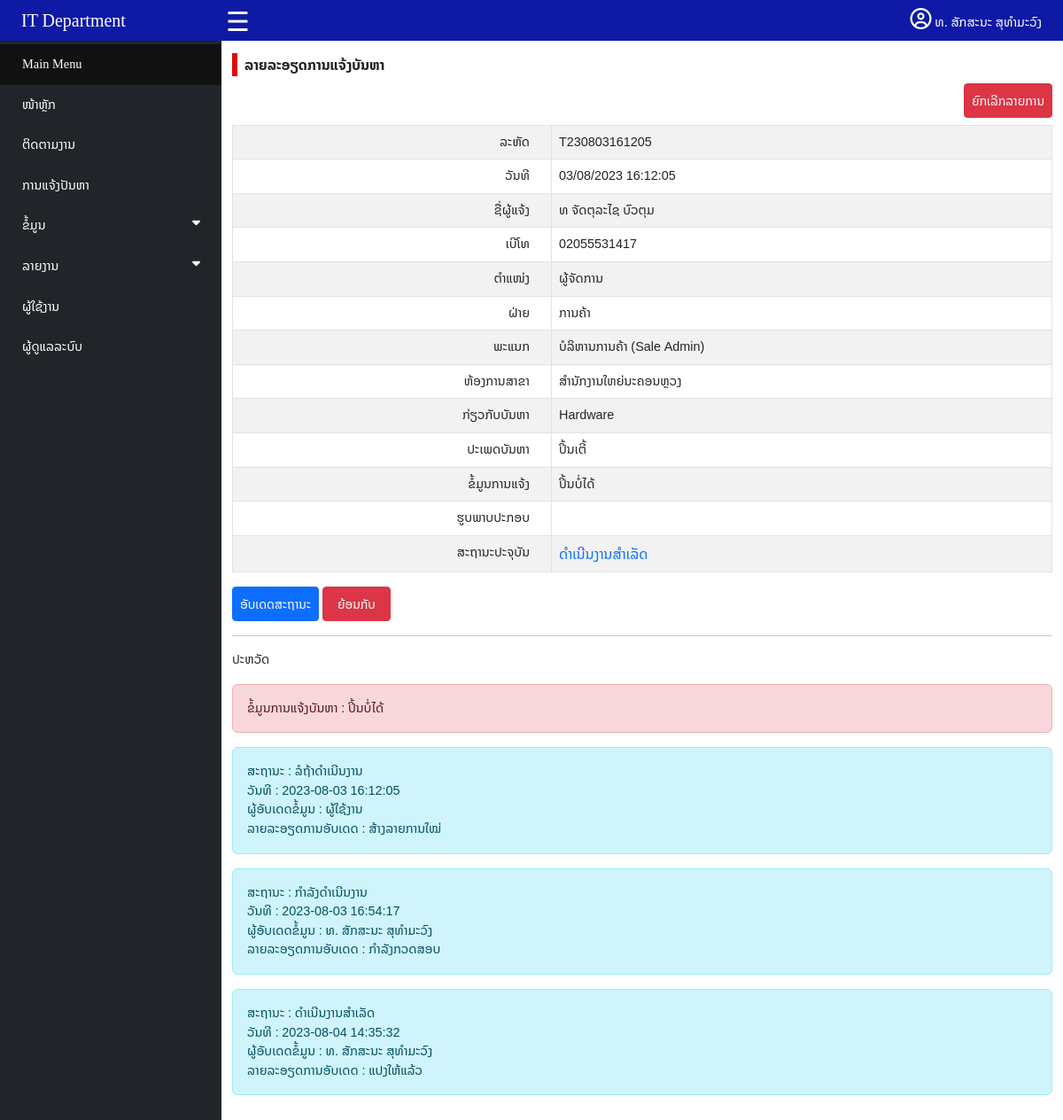
The page /helpdeskmanage.php?id=T230803161205 (signed in) on the database its author committed.
### tables this page shows
CREATE TABLE `tbticket` (
  `ticketid` varchar(20) NOT NULL,
  `ticketdate` datetime NOT NULL,
  `userid` int(11) NOT NULL,
  `ticketinfo` varchar(50) NOT NULL,
  `tickettype` varchar(50) NOT NULL,
  `detail` text NOT NULL,
  `img` text NOT NULL,
  `sttid` varchar(5) NOT NULL
);

CREATE TABLE `tbuser` (
  `userid` int(11) NOT NULL,
  `fullname` varchar(100) NOT NULL,
  `tel` varchar(15) NOT NULL,
  `position` varchar(80) NOT NULL,
  `partid` varchar(5) NOT NULL,
  `deid` varchar(5) NOT NULL,
  `officeid` varchar(10) NOT NULL,
  `status` varchar(10) NOT NULL,
  `username` varchar(50) NOT NULL,
  `password` varchar(20) NOT NULL
);

CREATE TABLE `tbpart` (
  `partid` varchar(5) NOT NULL,
  `partname` varchar(50) NOT NULL
);

CREATE TABLE `tbdepartment` (
  `deid` varchar(5) NOT NULL,
  `dename` varchar(100) NOT NULL,
  `partid` varchar(5) NOT NULL
);

CREATE TABLE `tboffice` (
  `officeid` varchar(10) NOT NULL,
  `officename` varchar(50) NOT NULL,
  `province` varchar(50) NOT NULL
);

CREATE TABLE `tbstatus` (
  `sttid` varchar(5) NOT NULL,
  `sttname` varchar(50) NOT NULL
);

CREATE TABLE `tbupdateticket` (
  `upticketid` int(11) NOT NULL,
  `upticketdate` datetime NOT NULL,
  `sttid` varchar(5) NOT NULL,
  `upticketdetail` text NOT NULL,
  `ticketid` varchar(20) NOT NULL,
  `admin` varchar(100) NOT NULL
);

### helpdeskmanage.php (the view, shortened to what this page needs)
<?php
if (isset($_SESSION['adminid']) && isset($_SESSION['adminname']) && isset($_SESSION['username'])) {
    $id = $_GET['id'];
    require 'connect/connect.php';
    $sql = "SELECT tbticket.ticketid,tbticket.ticketdate,tbticket.userid,tbuser.fullname, tbuser.tel,tbuser.position,tbuser.partid,tbpart.partname,tbuser.deid,tbdepartment.dename,tbuser.officeid, tboffice.officename,tbticket.ticketinfo,tbticket.tickettype,tbticket.detail,tbticket.img,tbticket.sttid,tbstatus.sttname FROM tbticket LEFT JOIN tbuser ON tbticket.userid = tbuser.userid LEFT JOIN tbpart ON tbuser.partid = tbpart.partid LEFT JOIN tbdepartment on tbuser.deid = tbdepartment.deid LEFT JOIN tboffice ON tbuser.officeid = tboffice.officeid LEFT JOIN tbstatus ON tbticket.sttid = tbstatus.sttid WHERE tbticket.ticketid = '$id'";
    $result = mysqli_query($con, $sql);
    $row = mysqli_fetch_assoc($result);
    $newDate = date("d/m/Y H:i:s", strtotime($row["ticketdate"]));
    $id = $row['ticketid'];
    $sqlup = "SELECT tbupdateticket.upticketdate,tbstatus.sttname,tbupdateticket.admin,tbupdateticket.upticketdetail FROM tbupdateticket LEFT JOIN tbstatus ON tbupdateticket.sttid = tbstatus.sttid WHERE ticketid = '$id'";
    $resultup = mysqli_query($con, $sqlup);
?>
    <!DOCTYPE html>
    <html lang="en">
    <head>
        <link href="https://cdn.jsdelivr.net/npm/bootstrap@5.3.0/dist/css/bootstrap.min.css" rel="stylesheet">
        <link rel="stylesheet" href="https://cdnjs.cloudflare.com/ajax/libs/font-awesome/6.4.0/css/all.min.css" />
        <link rel="stylesheet" href="css/style.css">
        <link rel="stylesheet" href="css/nav.css">
    </head>
    <body>
        <?php require 'navadmin.php';
        ?>
        <div style="padding-top: 45px;">
            <?php require 'menu.php' ?>
            <div id="main" class="contents">
                <div class="container">
                    <div class="mt-3"><span class="px-2 fs-6" style="border-left:6px solid #da0b0b;font-weight:600;">ລາຍລະອຽດການແຈ້ງບັນຫາ</span></div>
                    <div class="text-end my-2">
                        <?php if ($row['sttid'] != 'S04') { ?>
                            <a onclick="checkcancle('<?php echo $id ?>')" class="btn btn-danger btn-sm p-2">ຍົກເລີກລາຍການ</a>
                        <?php } ?>
                    </div>
                    <div class="table-responsive-md">
                        <table class="table table-striped table-bordered">
                            <tbody>
                                <tr>
                                    <td class="text-end"><label class="me-3">ລະຫັດ</label></td>
                                    <td><?php echo $row["ticketid"]; ?></td>
                                </tr>
                                <tr>
                                    <td class="text-end"><label class="me-3">ວັນທີ</label></td>
                                    <td><?php echo $newDate; ?></td>
                                </tr>
                                <tr>
                                    <td class="text-end"><label class="me-3">ຊື່ຜູ້ແຈ້ງ</label></td>
                                    <td><?php echo $row["fullname"]; ?></td>
                                </tr>
                                <tr>
                                    <td class="text-end"><label class="me-3">ເບີໂທ</label></td>
                                    <td><?php echo $row["tel"]; ?></td>
                                </tr>
                                <tr>
                                    <td class="text-end"><label class="me-3">ຕຳແໜ່ງ</label></td>
                                    <td><?php echo $row["position"]; ?></td>
                                </tr>
                                <tr>
                                    <td class="text-end"><label class="me-3">ຝ່າຍ</label></td>
                                    <td><?php echo $row["partname"]; ?></td>
                                </tr>
                                <tr>
                                    <td class="text-end"><label class="me-3">ພະແນກ</label></td>
                                    <td><?php echo $row["dename"]; ?></td>
                                </tr>
                                <tr>
                                    <td class="text-end"><label class="me-3">ຫ້ອງການສາຂາ</label></td>
                                    <td><?php echo $row["officename"]; ?></td>
                                </tr>
                                <tr>
                                    <td class="text-end"><label class="me-3">ກ່ຽວກັບບັນຫາ</label></td>
                                    <td><?php echo $row["ticketinfo"]; ?></td>
                                </tr>
                                <tr>
                                    <td class="text-end"><label class="me-3">ປະເພດບັນຫາ</label></td>
                                    <td><?php echo $row["tickettype"]; ?></td>
                                </tr>
                                <tr>
                                    <td class="text-end"><label class="me-3">ຂໍ້ມູນການແຈ້ງ</label></td>
                                    <td><?php echo $row["detail"]; ?></td>
                                </tr>
                                <tr>
                                    <td class="text-end"><label class="me-3">ຮູບພາບປະກອບ</label></td>
                                    <td><?php echo $row["img"]; ?></td>
                                </tr>
                                <tr>
                                    <td class="text-end"><label class="me-3">ສະຖານະປະຈຸບັນ</label></td>
                                    <td class="text-primary fs-6"><?php echo $row["sttname"]; ?></td>
                                </tr>
                            </tbody>
                        </table>
                    </div>
                    <div class="mt-3">
                        <a class="btn btn-sm btn-primary p-2" data-bs-toggle="modal" data-bs-target="#myModal">ອັບເດດສະຖານະ</a>
                        <a onclick="history.back()" class="btn btn-sm btn-danger p-2 px-3">ຍ້ອນກັບ</a>
                    </div>
                    <hr>
                    <label>ປະຫວັດ</label>
                    <div class="alert alert-danger mt-3">ຂໍ້ມູນການແຈ້ງບັນຫາ : <?php echo $row["detail"]; ?></div>
                    <?php while ($rowup = mysqli_fetch_assoc($resultup)) { ?>
                        <div class="alert alert-info">
                            <div>ສະຖານະ : <?php echo $rowup["sttname"]; ?></div>
                            <div>ວັນທີ : <?php echo $rowup["upticketdate"]; ?></div>
                            <div>ຜູ້ອັບເດດຂໍ້ມູນ : <?php echo $rowup["admin"]; ?></div>
                            <div>ລາຍລະອຽດການອັບເດດ : <?php echo $rowup["upticketdetail"]; ?></div>
                        </div>
                    <?php } ?>
                    <div class="footer" style="height: 50px;">
                    </div>
                </div>
            </div>
        </div>
    </body>
    </html>
<?php
} else {
    header("Location: admin/adminlogin.php");
    exit();
}
?>

### css/style.css (style rules this page uses)
* { box-sizing: border-box; }
body { margin: 0; font-family: 'Noto Sans Lao', sans-serif; font-size: 0.9rem; }
a { text-decoration: none; }

### css/nav.css (style rules this page uses)
#main { transition: margin-left .5s; margin-left: 250px; }

### rows shown on the page
tbticket: ticketid "T230803161205", ticketdate "03/08/2023 16:12:05", userid.fullname "ທ ຈັດຕຸລະໄຊ ບົວຕຸມ", userid.tel "02055531417", userid.position "ຜູ້ຈັດການ", tbpart.partname "ການຄ້າ", tbdepartment.dename "ບໍລິຫານການຄ້າ (Sale Admin)", tboffice.officename "ສຳນັກງານໃຫຍ່ນະຄອນຫຼວງ", ticketinfo "Hardware", tickettype "ປິ້ນເຕີ້", detail "ປິ້ນບໍ່ໄດ້", sttid.sttname "ດຳເນີນງານສຳເລັດ"
tbupdateticket: sttid.sttname "ລໍຖ້າດຳເນີນງານ", upticketdate "2023-08-03 16:12:05", admin "ຜູ້ໃຊ້ງານ", upticketdetail "ສ້າງລາຍການໃໝ່"
tbupdateticket: sttid.sttname "ກຳລັງດຳເນີນງານ", upticketdate "2023-08-03 16:54:17", admin "ທ. ສັກສະນະ ສຸທຳມະວົງ", upticketdetail "ກຳລັງກວດສອບ"
tbupdateticket: sttid.sttname "ດຳເນີນງານສຳເລັດ", upticketdate "2023-08-04 14:35:32", admin "ທ. ສັກສະນະ ສຸທຳມະວົງ", upticketdetail "ແປງໃຫ້ແລ້ວ"

### other values the page prints
$_SESSION['adminname'] "ທ. ສັກສະນະ ສຸທຳມະວົງ"
